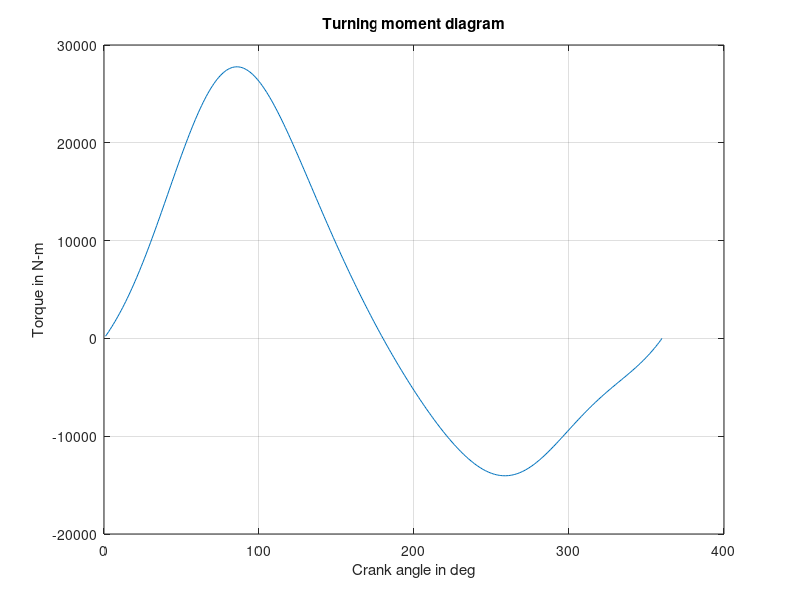

MATLAB code to generate this figure: (Note: this script raises an error after producing the figure.)
clc;
clear all;

% assigning variables from the data given
    r=0.3
    N=250;
    n=0.6/r;
    omega=(2*pi*N)/60;

for d=1:360
    theta =((pi*d)/180);

fi=250*omega^2*r*((cos(theta)) + ((cos(2+theta))/n));

    fp=68730-fi;

    phi=asin((sin(theta))/n);

    fq=fp/cos(phi);

    ft=fq*sin(theta+phi);

    t=ft*r;

    torque(:,d)=t;

end

% plotting graphs
plot(1:360,torque);
xlabel('Crank angle in deg')
ylabel('Torque in N-m')
title ('Turning moment diagram')
grid on

% displays maximum torque results.
disp('The maximum torque in N-m is');
dis(max(torque));